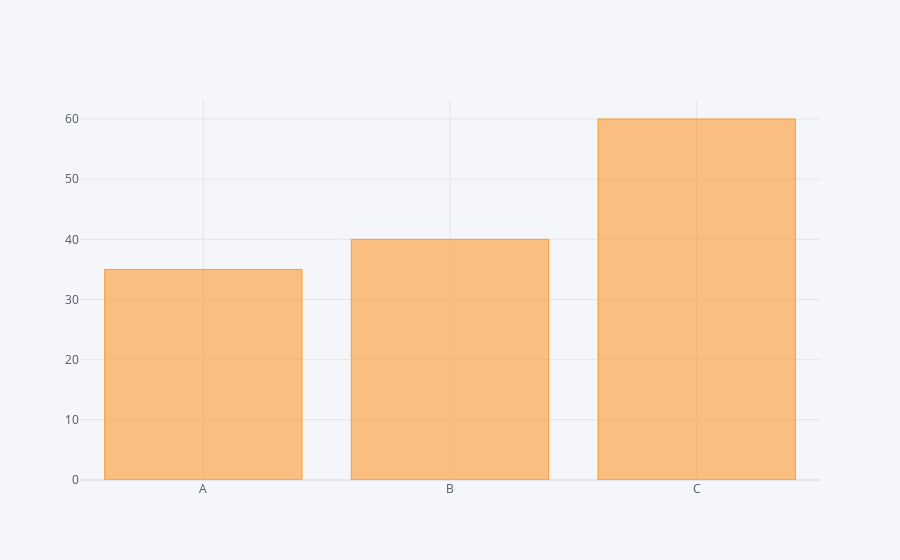

Notebook code cell kept with this figure:
### Markdown cell above
### `bar`

### Code cell
df2.iplot(kind = 'bar', x = 'category', y = 'values')

### Figure 1 — Plotly figure (JSON) as saved in the notebook; plotly's stock layout.template omitted (floating-point values rounded to 4 significant figures)
{"data": [{"marker": {"color": "rgba(255, 153, 51, 0.6)", "line": {"color": "rgba(255, 153, 51, 1.0)", "width": 1}}, "name": "values", "orientation": "v", "text": "", "type": "bar", "x": ["A", "B", "C"], "y": [35, 40, 60]}], "layout": {"autosize": true, "legend": {"bgcolor": "#F5F6F9", "font": {"color": "#4D5663"}}, "paper_bgcolor": "#F5F6F9", "plot_bgcolor": "#F5F6F9", "title": {"font": {"color": "#4D5663"}}, "xaxis": {"autorange": true, "gridcolor": "#E1E5ED", "range": [-0.5, 2.5], "showgrid": true, "tickfont": {"color": "#4D5663"}, "title": {"font": {"color": "#4D5663"}, "text": ""}, "type": "category", "zerolinecolor": "#E1E5ED"}, "yaxis": {"autorange": true, "gridcolor": "#E1E5ED", "range": [0, 63.16], "showgrid": true, "tickfont": {"color": "#4D5663"}, "title": {"font": {"color": "#4D5663"}, "text": ""}, "type": "linear", "zerolinecolor": "#E1E5ED"}}}
